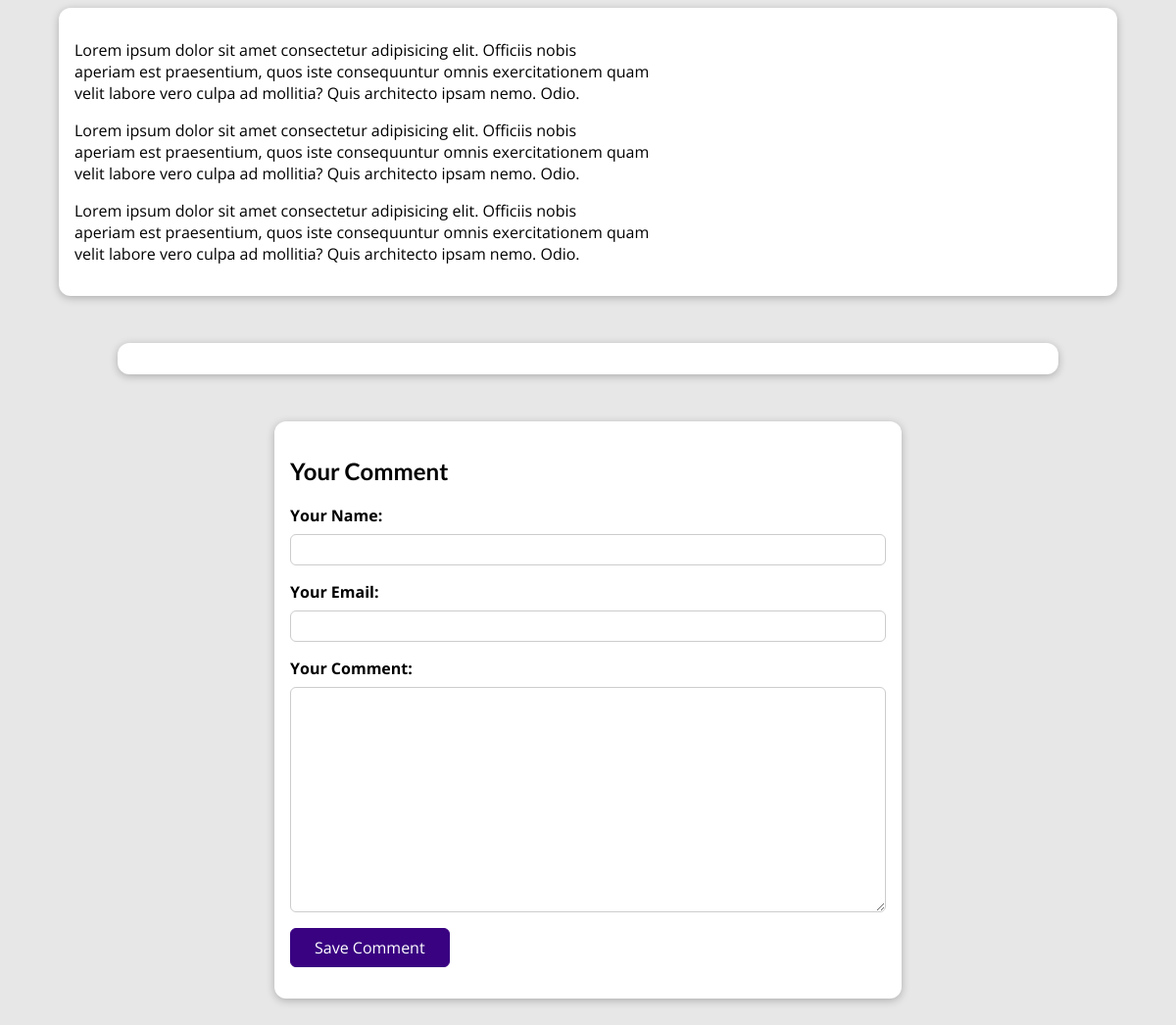
The app's page /posts/programming-is-fun (lower part), older data.
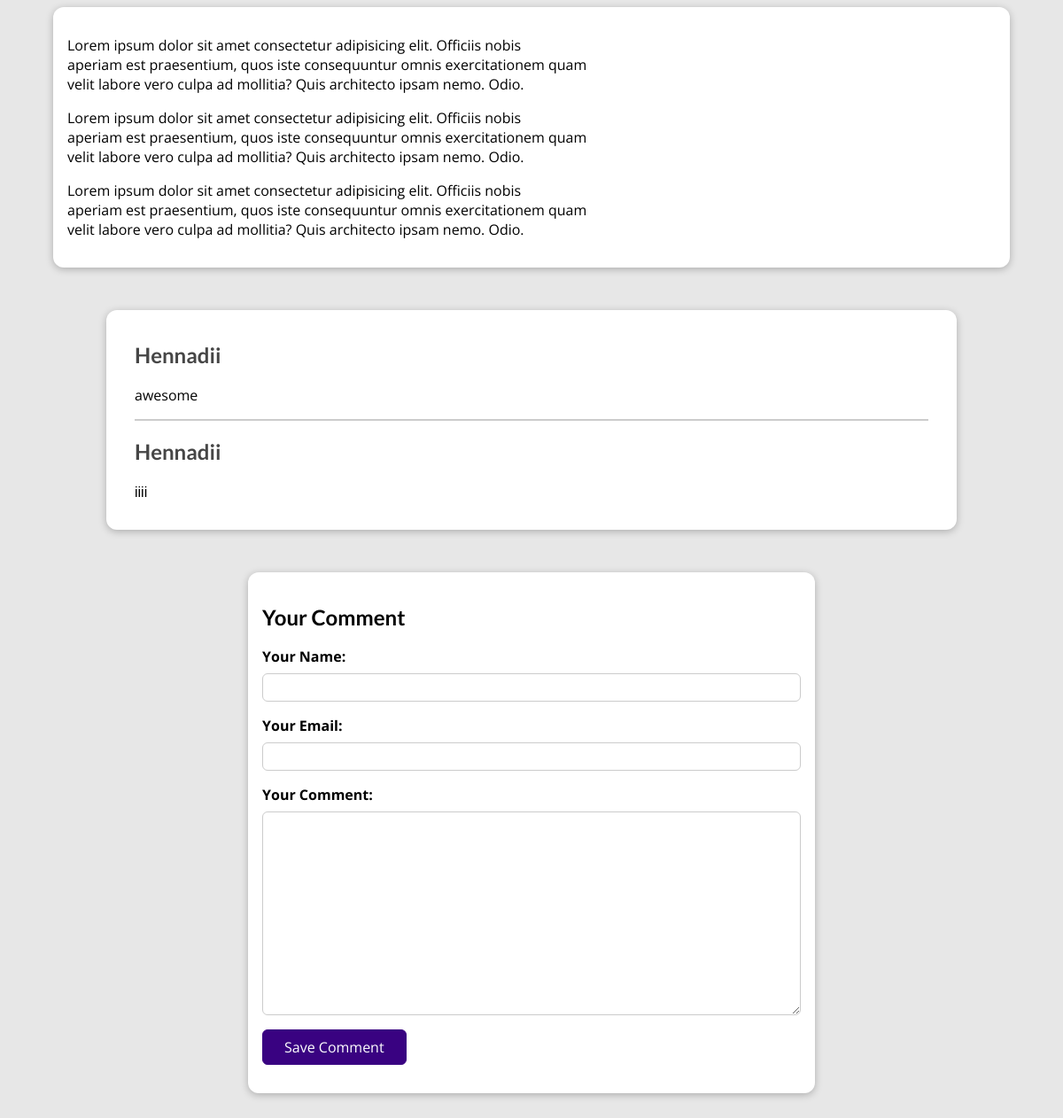
The same page, newer data.
### blog/models.py (models this page shows, shortened)
class Post(models.Model):
    title = models.CharField(max_length=150)
    excerpt = models.CharField(max_length=200)
    image = models.ImageField(upload_to='posts', null=True)
    date = models.DateField(auto_now=True)
    slug = models.SlugField(unique=True)
    content = models.TextField(validators=[MinLengthValidator(10)])
    author = models.ForeignKey(
        Author, on_delete=models.SET_NULL, null=True, related_name="posts")
    tags = models.ManyToManyField(Tag)

class Comment(models.Model):
    user_name = models.CharField(max_length=120)
    user_email = models.EmailField()
    text = models.TextField(max_length=400)
    post = models.ForeignKey(
        Post, on_delete=models.CASCADE, related_name='comments')

### blog/views.py (the view, shortened to what this page needs)
# urls.py: path('posts/<slug:slug>', views.SinglePostView.as_view(),
class SinglePostView(View):
    def is_stored_post(self, request, post_id):
        stored_posts = request.session.get('stored_posts')
        if stored_posts is not None:
            is_saved_for_later = post_id in stored_posts
        else:
            is_saved_for_later = False
        return is_saved_for_later
    def get(self, request, slug):
        post = Post.objects.get(slug=slug)
        context = {
            'post': post,
            'post_tags': post.tags.all(),
            'comment_form': CommentForm(),
            'comments': post.comments.all().order_by('-id'),
            'is_saved_for_later': self.is_stored_post(request, post.id)
        }
        return render(request, 'blog/post-detail.html', context)

### blog/forms.py
class CommentForm(forms.ModelForm):
    class Meta:
        model = Comment
        exclude = ['post']
        labels = {
            'user_name': 'Your Name',
            'user_email': 'Your Email',
            'text': 'Your Comment'
        }

### blog/models.py (called while the page is built)
    def __str__(self) -> str:
        return f"{self.first_name} {self.last_name}"

### blog/templates/blog/post-detail.html (shortened to what this page needs)
{% extends "base.html" %}
{% load static %}
{% block css_files %}
<link rel="stylesheet"  href="{% static "blog/post-detail.css" %}"/>
{% endblock  %}
{% block content %}
    <main>
       <p>{{post.content|linebreaks}}</p>
    </main>
    <section id='comments'>
        <ul>
            {% for comment in comments %}
               <li>
                <h2>
                    {{comment.user_name}}
                </h2>
                <p>{{comment.text|linebreaks}}</p>
               </li>
            {% endfor %}
        </ul>
    </section>
    <div id='comment-form'>
        <h2>Your Comment</h2>
         <form class='form-control' action="{% url "post-detail-page" post.slug %}" method='POST'>
             {% for form_field in comment_form %}
                <div class="form-control {% if form_field.errors %}invalid{% endif %}">
                 {{form_field.label_tag}}
                 {{form_field}}
                </div>
             {% endfor %}
               <button>
                 Save Comment
               </button>
         </form>
    </div>
{% endblock  %}

### templates/base.html (shortened to what this page needs)
{% load static %}
<!DOCTYPE html>
<html lang="en">
  <head>
    <link rel="stylesheet" href="{% static "app.css" %}" />
     {% block css_files%}{% endblock %}
  </head>
  <body>
    {% block content %} {% endblock %}
  </body>
</html>

### static/app.css (style rules this page uses)
* { box-sizing: border-box; }
html { font-family: 'Open Sans', 'Lato', sans-serif; }
body { margin: 0; }
h1, h2, h3 { font-family: 'Lato', sans-serif; font-weight: bold; }

### blog/static/blog/post-detail.css (style rules this page uses)
body { background-color: #e7e7e7; }
main { width: 90%; max-width: 90rem; margin: 3rem auto; background-color: white; padding: 1rem; border-radius: 12px; box-shadow: 0 2px 8px rgba(0, 0, 0, 0.25); }
#comment-form { margin: 3rem auto; width: 90%; max-width: 40rem; border-radius: 12px; background-color: white; box-shadow: 0 2px 8px rgba(0, 0, 0, 0.25); padding: 1rem; }
#comment-form button { font: inherit; background-color: #390281; color: white; border: 1px solid #390281; padding: 0.5rem 1.5rem; border-radius: 6px; cursor: pointer; }
.form-control { margin-bottom: 1rem; }
.form-control label { font-weight: bold; margin-bottom: 0.5rem; display: block; }
.form-control input, .form-control textarea { display: block; width: 100%; font: inherit; padding: 0.25rem; border-radius: 6px; border: 1px solid #ccc; }
#comments { margin: 3rem auto; width: 90%; max-width: 60rem; border-radius: 12px; background-color: white; box-shadow: 0 2px 8px rgba(0, 0, 0, 0.25); padding: 1rem 2rem; }
#comments ul { list-style: none; margin: 0; padding: 0; }
#comments li { margin-bottom: 1rem; border-bottom: 2px solid #ccc; }
#comments li:last-of-type { border-bottom: none; }
#comments h2 { color: #464646; }

Row changes from the older to the newer data that the page shows:
added Comment: user_name "Hennadii", text "awesome"
added Comment: user_name "Hennadii", text "іііі"
